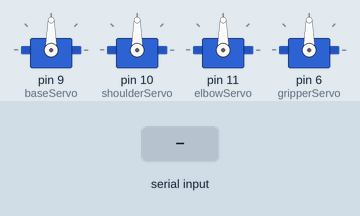
Bench run of a sketch on a simulated Arduino Uno, built with avr-gcc and run on an emulated ATmega328P. Shown: 4 × servo. The inputs (shaded band) are chosen by the test bench.

Above: at 1.2 s.
1.3 s: "A" received over Serial
At 2.0 s:
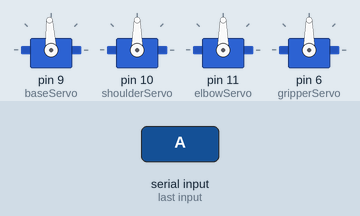
2.8 s: "C" received over Serial
At 3.2 s:
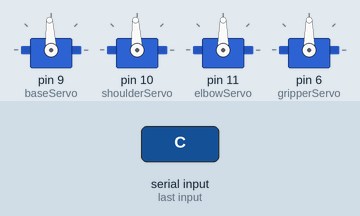
Timing chart, 0 to 5.8 s (numbered marks = the images above; inputs shaded):
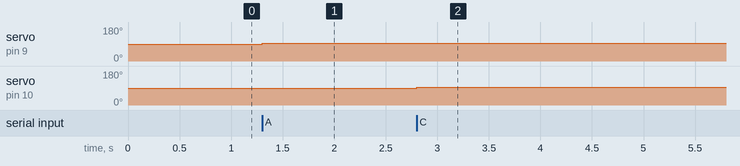

The sketch:

robotic_arm_control.ino
```cpp
#include <Servo.h>

Servo baseServo;
Servo shoulderServo;
Servo elbowServo;
Servo gripperServo;

// Initial positions
int basePos = 90;
int shoulderPos = 90;
int elbowPos = 90;
int gripperPos = 90;

const int STEP_SIZE = 3;   // Small step for smooth movement
char command;

void setup() {
  Serial.begin(9600);

  baseServo.attach(9);
  shoulderServo.attach(10);
  elbowServo.attach(11);
  gripperServo.attach(6);

  baseServo.write(basePos);
  shoulderServo.write(shoulderPos);
  elbowServo.write(elbowPos);
  gripperServo.write(gripperPos);
}

void loop() {
  if (Serial.available()) {
    command = Serial.read();

    switch (command) {

      // Base rotation
      case 'A': basePos += STEP_SIZE; break;
      case 'B': basePos -= STEP_SIZE; break;

      // Shoulder
      case 'C': shoulderPos += STEP_SIZE; break;
      case 'D': shoulderPos -= STEP_SIZE; break;

      // Elbow
      case 'E': elbowPos += STEP_SIZE; break;
      case 'F': elbowPos -= STEP_SIZE; break;

      // Gripper
      case 'G': gripperPos += STEP_SIZE; break;
      case 'H': gripperPos -= STEP_SIZE; break;
    }

    // Constrain angles
    basePos = constrain(basePos, 0, 180);
    shoulderPos = constrain(shoulderPos, 0, 180);
    elbowPos = constrain(elbowPos, 0, 180);
    gripperPos = constrain(gripperPos, 0, 180);

    // Apply movement
    baseServo.write(basePos);
    shoulderServo.write(shoulderPos);
    elbowServo.write(elbowPos);
    gripperServo.write(gripperPos);

    delay(20);  // Smooth transition delay
  }
}
```

Measured:
- after the input at 1.3 s, servo on pin 9 (baseServo): 90° → 93° at once
- after the input at 2.8 s, servo on pin 10 (shoulderServo): 90° → 93° at once
